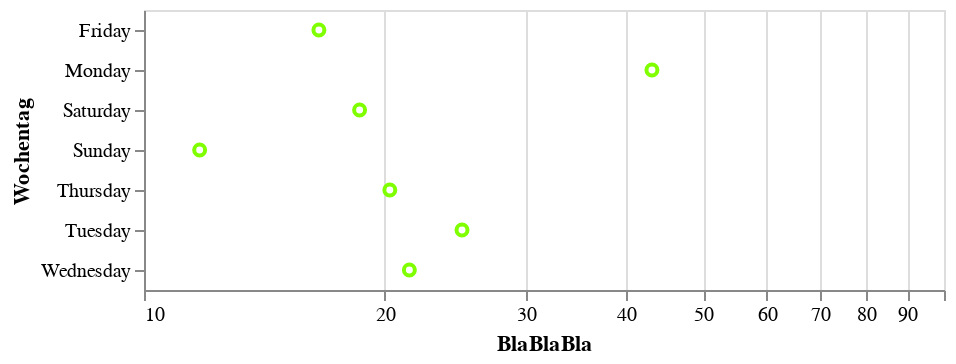

Notebook source saved alongside this figure:
### Code cell
# "Geoms" bzw. Marker design oder Achsen
alt.Chart(df).mark_point(color="chartreuse").encode( # jede CCS Color oder HEX Code
    alt.X("stdev(seconds_per_km)", title="BlaBlaBla", scale=alt.Scale(type="log")), # ginge auvh noch tiefer mit alt.Axis siehe bei Y-Achse
    alt.Y("day_of_week", axis=alt.Axis(title="Wochentag"))
)

### Figure 1 — Vega-Lite specification as saved in the notebook (floating-point values rounded to 4 significant figures)
{"$schema": "https://vega.github.io/schema/vega-lite/v4.8.1.json", "config": {"view": {"continuousHeight": 300, "continuousWidth": 400}}, "data": {"name": "data-31c7fd9393a38aac112a5c8ac5ad6139"}, "datasets": {"data-31c7fd9393a38aac112a5c8ac5ad6139": [{"Unnamed: 0": 182, "avgPace(/meter)": 0.3787, "calories(kcal)": 71, "date": "2022-01-10 20:39", "day_of_week": "Monday", "distance(m)": 1191, "distance_rounded": 1, "maxPace(/meter)": 7.246, "minPace(/meter)": 0.2501, "seconds_per_km": 380.4, "speed_per_km": "06:20.35", "sportTime(s)": 453, "startTime": "2022-01-10T13:39:17+00:00", "type": 1, "week": 2}, {"Unnamed: 0": 178, "avgPace(/meter)": 0.2878, "calories(kcal)": 60, "date": "2022-01-13 16:23", "day_of_week": "Thursday", "distance(m)": 1004, "distance_rounded": 1, "maxPace(/meter)": 2.342, "minPace(/meter)": 0.1982, "seconds_per_km": 288.8, "speed_per_km": "04:48.84", "sportTime(s)": 290, "startTime": "2022-01-13T09:23:16+00:00", "type": 1, "week": 2}, {"Unnamed: 0": 176, "avgPace(/meter)": 0.2637, "calories(kcal)": 39, "date": "2022-02-03 17:41", "day_of_week": "Thursday", "distance(m)": 1001, "distance_rounded": 1, "maxPace(/meter)": 0.609, "minPace(/meter)": 0.1993, "seconds_per_km": 264.7, "speed_per_km": "04:24.74", "sportTime(s)": 265, "startTime": "2022-02-03T10:41:12+00:00", "type": 1, "week": 5}, {"Unnamed: 0": 172, "avgPace(/meter)": 0.2803, "calories(kcal)": 50, "date": "2022-02-05 18:46", "day_of_week": "Saturday", "distance(m)": 1006, "distance_rounded": 1, "maxPace(/meter)": 0.6911, "minPace(/meter)": 0.229, "seconds_per_km": 281.3, "speed_per_km": "04:41.31", "sportTime(s)": 283, "startTime": "2022-02-05T11:46:47+00:00", "type": 1, "week": 5}, {"Unnamed: 0": 169, "avgPace(/meter)": 0.2675, "calories(kcal)": 34, "date": "2022-02-06 18:36", "day_of_week": "Sunday", "distance(m)": 1013, "distance_rounded": 1, "maxPace(/meter)": 0.6361, "minPace(/meter)": 0.2325, "seconds_per_km": 268.5, "speed_per_km": "04:28.51", "sportTime(s)": 272, "startTime": "2022-02-06T11:36:48+00:00", "type": 1, "week": 5}, {"Unnamed: 0": 166, "avgPace(/meter)": 0.26, "calories(kcal)": 39, "date": "2022-02-11 18:49", "day_of_week": "Friday", "distance(m)": 1004, "distance_rounded": 1, "maxPace(/meter)": 0.788, "minPace(/meter)": 0.198, "seconds_per_km": 262.9, "speed_per_km": "04:22.95", "sportTime(s)": 264, "startTime": "2022-02-11T11:49:54+00:00", "type": 1, "week": 6}, {"Unnamed: 0": 163, "avgPace(/meter)": 0.2552, "calories(kcal)": 44, "date": "2022-02-12 18:25", "day_of_week": "Saturday", "distance(m)": 1011, "distance_rounded": 1, "maxPace(/meter)": 0.5571, "minPace(/meter)": 0.1928, "seconds_per_km": 256.2, "speed_per_km": "04:16.18", "sportTime(s)": 259, "startTime": "2022-02-12T11:25:02+00:00", "type": 1, "week": 6}, {"Unnamed: 0": 161, "avgPace(/meter)": 0.255, "calories(kcal)": 37, "date": "2022-02-13 18:09", "day_of_week": "Sunday", "distance(m)": 1000, "distance_rounded": 1, "maxPace(/meter)": 0.576, "minPace(/meter)": 0.194, "seconds_per_km": 256, "speed_per_km": "04:16.00", "sportTime(s)": 256, "startTime": "2022-02-13T11:09:12+00:00", "type": 1, "week": 6}, {"Unnamed: 0": 157, "avgPace(/meter)": 0.2854, "calories(kcal)": 43, "date": "2022-02-14 18:50", "day_of_week": "Monday", "distance(m)": 1002, "distance_rounded": 1, "maxPace(/meter)": 0.7446, "minPace(/meter)": 0.2587, "seconds_per_km": 286.4, "speed_per_km": "04:46.43", "sportTime(s)": 287, "startTime": "2022-02-14T11:50:09+00:00", "type": 1, "week": 7}, {"Unnamed: 0": 155, "avgPace(/meter)": 0.2827, "calories(kcal)": 60, "date": "2022-02-16 18:12", "day_of_week": "Wednesday", "distance(m)": 1001, "distance_rounded": 1, "maxPace(/meter)": 2.165, "minPace(/meter)": 0.1834, "seconds_per_km": 283.7, "speed_per_km": "04:43.72", "sportTime(s)": 284, "startTime": "2022-02-16T11:12:40+00:00", "type": 1, "week": 7}, {"Unnamed: 0": 152, "avgPace(/meter)": 0.2793, "calories(kcal)": 55, "date": "2022-03-05 07:10", "day_of_week": "Saturday", "distance(m)": 1006, "distance_rounded": 1, "maxPace(/meter)": 0.6154, "minPace(/meter)": 0.2083, "seconds_per_km": 280.3, "speed_per_km": "04:40.32", "sportTime(s)": 282, "startTime": "2022-03-05T00:10:22+00:00", "type": 1, "week": 9}, {"Unnamed: 0": 150, "avgPace(/meter)": 0.2796, "calories(kcal)": 47, "date": "2022-03-18 18:26", "day_of_week": "Friday", "distance(m)": 1005, "distance_rounded": 1, "maxPace(/meter)": 0.8749, "minPace(/meter)": 0.2372, "seconds_per_km": 280.6, "speed_per_km": "04:40.60", "sportTime(s)": 282, "startTime": "2022-03-18T11:26:11+00:00", "type": 1, "week": 11}, {"Unnamed: 0": 146, "avgPace(/meter)": 0.2964, "calories(kcal)": 57, "date": "2022-03-28 18:45", "day_of_week": "Monday", "distance(m)": 1046, "distance_rounded": 1, "maxPace(/meter)": 0.639, "minPace(/meter)": 0.2149, "seconds_per_km": 297.3, "speed_per_km": "04:57.32", "sportTime(s)": 311, "startTime": "2022-03-28T11:45:13+00:00", "type": 1, "week": 13}, {"Unnamed: 0": 144, "avgPace(/meter)": 0.3011, "calories(kcal)": 57, "date": "2022-03-29 19:02", "day_of_week": "Tuesday", "distance(m)": 1003, "distance_rounded": 1, "maxPace(/meter)": 0.6835, "minPace(/meter)": 0.2301, "seconds_per_km": 302.1, "speed_per_km": "05:2.09", "sportTime(s)": 303, "startTime": "2022-03-29T12:02:25+00:00", "type": 1, "week": 13}, {"Unnamed: 0": 142, "avgPace(/meter)": 0.2837, "calories(kcal)": 49, "date": "2022-03-30 18:52", "day_of_week": "Wednesday", "distance(m)": 1001, "distance_rounded": 1, "maxPace(/meter)": 0.4753, "minPace(/meter)": 0.1658, "seconds_per_km": 284.7, "speed_per_km": "04:44.72", "sportTime(s)": 285, "startTime": "2022-03-30T11:52:16+00:00", "type": 1, "week": 13}, {"Unnamed: 0": 140, "avgPace(/meter)": 0.27, "calories(kcal)": 48, "date": "2022-04-04 17:57", "day_of_week": "Monday", "distance(m)": 1000, "distance_rounded": 1, "maxPace(/meter)": 0.7117, "minPace(/meter)": 0.2248, "seconds_per_km": 271, "speed_per_km": "04:31.00", "sportTime(s)": 271, "startTime": "2022-04-04T10:57:56+00:00", "type": 1, "week": 14}, {"Unnamed: 0": 137, "avgPace(/meter)": 0.273, "calories(kcal)": 51, "date": "2022-04-08 18:39", "day_of_week": "Friday", "distance(m)": 1000, "distance_rounded": 1, "maxPace(/meter)": 0.6707, "minPace(/meter)": 0.2315, "seconds_per_km": 274, "speed_per_km": "04:34.00", "sportTime(s)": 274, "startTime": "2022-04-08T11:39:28+00:00", "type": 1, "week": 14}, {"Unnamed: 0": 134, "avgPace(/meter)": 0.2744, "calories(kcal)": 45, "date": "2022-04-10 18:41", "day_of_week": "Sunday", "distance(m)": 1006, "distance_rounded": 1, "maxPace(/meter)": 0.6873, "minPace(/meter)": 0.2137, "seconds_per_km": 275.3, "speed_per_km": "04:35.35", "sportTime(s)": 277, "startTime": "2022-04-10T11:41:58+00:00", "type": 1, "week": 14}, {"Unnamed: 0": 131, "avgPace(/meter)": 0.277, "calories(kcal)": 44, "date": "2022-04-13 17:48", "day_of_week": "Wednesday", "distance(m)": 1000, "distance_rounded": 1, "maxPace(/meter)": 0.7634, "minPace(/meter)": 0.2038, "seconds_per_km": 278, "speed_per_km": "04:38.00", "sportTime(s)": 278, "startTime": "2022-04-13T10:48:11+00:00", "type": 1, "week": 15}, {"Unnamed: 0": 128, "avgPace(/meter)": 0.2756, "calories(kcal)": 39, "date": "2022-04-15 16:54", "day_of_week": "Friday", "distance(m)": 1005, "distance_rounded": 1, "maxPace(/meter)": 0.7968, "minPace(/meter)": 0.244, "seconds_per_km": 276.6, "speed_per_km": "04:36.62", "sportTime(s)": 278, "startTime": "2022-04-15T09:54:21+00:00", "type": 1, "week": 15}, {"Unnamed: 0": 125, "avgPace(/meter)": 0.2939, "calories(kcal)": 62, "date": "2022-04-26 18:40", "day_of_week": "Tuesday", "distance(m)": 1201, "distance_rounded": 1, "maxPace(/meter)": 1.115, "minPace(/meter)": 0.1997, "seconds_per_km": 294.8, "speed_per_km": "04:54.75", "sportTime(s)": 354, "startTime": "2022-04-26T11:40:21+00:00", "type": 1, "week": 17}, {"Unnamed: 0": 123, "avgPace(/meter)": 0.2685, "calories(kcal)": 48, "date": "2022-04-27 18:31", "day_of_week": "Wednesday", "distance(m)": 1002, "distance_rounded": 1, "maxPace(/meter)": 0.6803, "minPace(/meter)": 0.2187, "seconds_per_km": 269.5, "speed_per_km": "04:29.46", "sportTime(s)": 270, "startTime": "2022-04-27T11:31:56+00:00", "type": 1, "week": 17}, {"Unnamed: 0": 121, "avgPace(/meter)": 0.2774, "calories(kcal)": 50, "date": "2022-04-28 17:37", "day_of_week": "Thursday", "distance(m)": 1002, "distance_rounded": 1, "maxPace(/meter)": 0.8052, "minPace(/meter)": 0.221, "seconds_per_km": 278.4, "speed_per_km": "04:38.44", "sportTime(s)": 279, "startTime": "2022-04-28T10:37:51+00:00", "type": 1, "week": 17}, {"Unnamed: 0": 119, "avgPace(/meter)": 0.2974, "calories(kcal)": 89, "date": "2022-04-29 18:01", "day_of_week": "Friday", "distance(m)": 1651, "distance_rounded": 1, "maxPace(/meter)": 1.217, "minPace(/meter)": 0.2073, "seconds_per_km": 299.8, "speed_per_km": "04:59.82", "sportTime(s)": 495, "startTime": "2022-04-29T11:01:29+00:00", "type": 1, "week": 17}, {"Unnamed: 0": 117, "avgPace(/meter)": 0.2803, "calories(kcal)": 41, "date": "2022-05-01 16:48", "day_of_week": "Sunday", "distance(m)": 1006, "distance_rounded": 1, "maxPace(/meter)": 0.8224, "minPace(/meter)": 0.2239, "seconds_per_km": 281.3, "speed_per_km": "04:41.31", "sportTime(s)": 283, "startTime": "2022-05-01T09:48:50+00:00", "type": 1, "week": 17}, {"Unnamed: 0": 112, "avgPace(/meter)": 0.2761, "calories(kcal)": 42, "date": "2022-05-04 18:52", "day_of_week": "Wednesday", "distance(m)": 1007, "distance_rounded": 1, "maxPace(/meter)": 0.6135, "minPace(/meter)": 0.2112, "seconds_per_km": 277.1, "speed_per_km": "04:37.06", "sportTime(s)": 279, "startTime": "2022-05-04T11:52:29+00:00", "type": 1, "week": 18}, {"Unnamed: 0": 110, "avgPace(/meter)": 0.291, "calories(kcal)": 52, "date": "2022-05-05 18:15", "day_of_week": "Thursday", "distance(m)": 1000, "distance_rounded": 1, "maxPace(/meter)": 0.7042, "minPace(/meter)": 0.216, "seconds_per_km": 292, "speed_per_km": "04:52.00", "sportTime(s)": 292, "startTime": "2022-05-05T11:15:38+00:00", "type": 1, "week": 18}, {"Unnamed: 0": 107, "avgPace(/meter)": 0.2712, "calories(kcal)": 47, "date": "2022-05-06 17:16", "day_of_week": "Friday", "distance(m)": 1003, "distance_rounded": 1, "maxPace(/meter)": 0.7022, "minPace(/meter)": 0.2276, "seconds_per_km": 272.2, "speed_per_km": "04:32.18", "sportTime(s)": 273, "startTime": "2022-05-06T10:16:48+00:00", "type": 1, "week": 18}, {"Unnamed: 0": 104, "avgPace(/meter)": 0.278, "calories(kcal)": 52, "date": "2022-05-07 16:47", "day_of_week": "Saturday", "distance(m)": 1040, "distance_rounded": 1, "maxPace(/meter)": 212, "minPace(/meter)": 0.2129, "seconds_per_km": 278.8, "speed_per_km": "04:38.85", "sportTime(s)": 290, "startTime": "2022-05-07T09:47:30+00:00", "type": 1, "week": 18}, {"Unnamed: 0": 102, "avgPace(/meter)": 0.279, "calories(kcal)": 56, "date": "2022-05-08 18:24", "day_of_week": "Sunday", "distance(m)": 1026, "distance_rounded": 1, "maxPace(/meter)": 225, "minPace(/meter)": 0.2221, "seconds_per_km": 279.7, "speed_per_km": "04:39.73", "sportTime(s)": 287, "startTime": "2022-05-08T11:24:19+00:00", "type": 1, "week": 18}, {"Unnamed: 0": 99, "avgPace(/meter)": 0.278, "calories(kcal)": 59, "date": "2022-05-12 18:36", "day_of_week": "Thursday", "distance(m)": 1007, "distance_rounded": 1, "maxPace(/meter)": 178, "minPace(/meter)": 0.1781, "seconds_per_km": 279.0, "speed_per_km": "04:39.05", "sportTime(s)": 281, "startTime": "2022-05-12T11:36:50+00:00", "type": 1, "week": 19}, {"Unnamed: 0": 96, "avgPace(/meter)": 0.283, "calories(kcal)": 55, "date": "2022-05-13 18:36", "day_of_week": "Friday", "distance(m)": 1024, "distance_rounded": 1, "maxPace(/meter)": 201, "minPace(/meter)": 0.2015, "seconds_per_km": 284.2, "speed_per_km": "04:44.18", "sportTime(s)": 291, "startTime": "2022-05-13T11:36:23+00:00", "type": 1, "week": 19}, {"Unnamed: 0": 92, "avgPace(/meter)": 0.273, "calories(kcal)": 51, "date": "2022-05-15 18:36", "day_of_week": "Sunday", "distance(m)": 1028, "distance_rounded": 1, "maxPace(/meter)": 197, "minPace(/meter)": 0.1974, "seconds_per_km": 273.3, "speed_per_km": "04:33.35", "sportTime(s)": 281, "startTime": "2022-05-15T11:36:24+00:00", "type": 1, "week": 19}, {"Unnamed: 0": 89, "avgPace(/meter)": 0.288, "calories(kcal)": 63, "date": "2022-05-16 18:31", "day_of_week": "Monday", "distance(m)": 1046, "distance_rounded": 1, "maxPace(/meter)": 210, "minPace(/meter)": 0.2106, "seconds_per_km": 288.7, "speed_per_km": "04:48.72", "sportTime(s)": 302, "startTime": "2022-05-16T11:31:34+00:00", "type": 1, "week": 20}, {"Unnamed: 0": 86, "avgPace(/meter)": 0.293, "calories(kcal)": 63, "date": "2022-05-17 18:15", "day_of_week": "Tuesday", "distance(m)": 1049, "distance_rounded": 1, "maxPace(/meter)": 237, "minPace(/meter)": 0.2227, "seconds_per_km": 293.6, "speed_per_km": "04:53.61", "sportTime(s)": 308, "startTime": "2022-05-17T11:15:00+00:00", "type": 1, "week": 20}, {"Unnamed: 0": 82, "avgPace(/meter)": 0.2841, "calories(kcal)": 50.03, "date": "2022-05-21 20:48", "day_of_week": "Saturday", "distance(m)": 1003, "distance_rounded": 1, "maxPace(/meter)": 0.6219, "minPace(/meter)": 0.2232, "seconds_per_km": 286.1, "speed_per_km": "04:46.14", "sportTime(s)": 287, "startTime": "2022-05-21T13:48:24+00:00", "type": 1, "week": 20}, {"Unnamed: 0": 79, "avgPace(/meter)": 0.265, "calories(kcal)": 44.08, "date": "2022-05-22 17:22", "day_of_week": "Sunday", "distance(m)": 1000, "distance_rounded": 1, "maxPace(/meter)": 0.815, "minPace(/meter)": 0.2136, "seconds_per_km": 267, "speed_per_km": "04:27.00", "sportTime(s)": 267, "startTime": "2022-05-22T10:22:47+00:00", "type": 1, "week": 20}, {"Unnamed: 0": 76, "avgPace(/meter)": 0.265, "calories(kcal)": 50.33, "date": "2022-05-23 18:46", "day_of_week": "Monday", "distance(m)": 1000, "distance_rounded": 1, "maxPace(/meter)": 0.668, "minPace(/meter)": 0.2187, "seconds_per_km": 267, "speed_per_km": "04:27.00", "sportTime(s)": 267, "startTime": "2022-05-23T11:46:59+00:00", "type": 1, "week": 21}, {"Unnamed: 0": 73, "avgPace(/meter)": 0.2647, "calories(kcal)": 44.15, "date": "2022-05-24 18:54", "day_of_week": "Tuesday", "distance(m)": 1001, "distance_rounded": 1, "maxPace(/meter)": 0.9251, "minPace(/meter)": 0.2227, "seconds_per_km": 266.7, "speed_per_km": "04:26.73", "sportTime(s)": 267, "startTime": "2022-05-24T11:54:01+00:00", "type": 1, "week": 21}, {"Unnamed: 0": 70, "avgPace(/meter)": 0.2353, "calories(kcal)": 40.81, "date": "2022-05-25 17:56", "day_of_week": "Wednesday", "distance(m)": 1003, "distance_rounded": 1, "maxPace(/meter)": 0.9066, "minPace(/meter)": 0.1197, "seconds_per_km": 240.3, "speed_per_km": "04:0.28", "sportTime(s)": 241, "startTime": "2022-05-25T10:56:04+00:00", "type": 1, "week": 21}, {"Unnamed: 0": 67, "avgPace(/meter)": 0.2622, "calories(kcal)": 53.12, "date": "2022-05-26 17:17", "day_of_week": "Thursday", "distance(m)": 1003, "distance_rounded": 1, "maxPace(/meter)": 0.558, "minPace(/meter)": 0.1968, "seconds_per_km": 264.2, "speed_per_km": "04:24.21", "sportTime(s)": 265, "startTime": "2022-05-26T10:17:38+00:00", "type": 1, "week": 21}, {"Unnamed: 0": 64, "avgPace(/meter)": 0.2742, "calories(kcal)": 43.04, "date": "2022-05-27 18:35", "day_of_week": "Friday", "distance(m)": 1003, "distance_rounded": 1, "maxPace(/meter)": 0.757, "minPace(/meter)": 0.2449, "seconds_per_km": 276.2, "speed_per_km": "04:36.17", "sportTime(s)": 277, "startTime": "2022-05-27T11:35:19+00:00", "type": 1, "week": 21}, {"Unnamed: 0": 61, "avgPace(/meter)": 0.2677, "calories(kcal)": 51.33, "date": "2022-05-28 17:39", "day_of_week": "Saturday", "distance(m)": 1005, "distance_rounded": 1, "maxPace(/meter)": 0.6452, "minPace(/meter)": 0.2224, "seconds_per_km": 269.7, "speed_per_km": "04:29.65", "sportTime(s)": 271, "startTime": "2022-05-28T10:39:29+00:00", "type": 1, "week": 21}, {"Unnamed: 0": 58, "avgPace(/meter)": 0.251, "calories(kcal)": 41, "date": "2022-05-29 18:19", "day_of_week": "Sunday", "distance(m)": 1000, "distance_rounded": 1, "maxPace(/meter)": 0.4274, "minPace(/meter)": 0.1839, "seconds_per_km": 253, "speed_per_km": "04:13.00", "sportTime(s)": 253, "startTime": "2022-05-29T11:19:12+00:00", "type": 1, "week": 21}, {"Unnamed: 0": 55, "avgPace(/meter)": 0.25, "calories(kcal)": 48.92, "date": "2022-05-30 18:55", "day_of_week": "Monday", "distance(m)": 1004, "distance_rounded": 1, "maxPace(/meter)": 0.4058, "minPace(/meter)": 0.1746, "seconds_per_km": 252.0, "speed_per_km": "04:11.99", "sportTime(s)": 253, "startTime": "2022-05-30T11:55:16+00:00", "type": 1, "week": 22}, {"Unnamed: 0": 52, "avgPace(/meter)": 0.2575, "calories(kcal)": 49.91, "date": "2022-05-31 18:42", "day_of_week": "Tuesday", "distance(m)": 1006, "distance_rounded": 1, "maxPace(/meter)": 0.5513, "minPace(/meter)": 0.203, "seconds_per_km": 259.4, "speed_per_km": "04:19.44", "sportTime(s)": 261, "startTime": "2022-05-31T11:42:33+00:00", "type": 1, "week": 22}, {"Unnamed: 0": 49, "avgPace(/meter)": 0.2483, "calories(kcal)": 45.2, "date": "2022-06-03 18:03", "day_of_week": "Friday", "distance(m)": 1003, "distance_rounded": 1, "maxPace(/meter)": 0.8258, "minPace(/meter)": 0.1627, "seconds_per_km": 250.2, "speed_per_km": "04:10.25", "sportTime(s)": 251, "startTime": "2022-06-03T11:03:24+00:00", "type": 1, "week": 22}, {"Unnamed: 0": 46, "avgPace(/meter)": 0.2428, "calories(kcal)": 51.81, "date": "2022-06-04 18:38", "day_of_week": "Saturday", "distance(m)": 1001, "distance_rounded": 1, "maxPace(/meter)": 0.5981, "minPace(/meter)": 0.2102, "seconds_per_km": 244.8, "speed_per_km": "04:4.76", "sportTime(s)": 245, "startTime": "2022-06-04T11:38:21+00:00", "type": 1, "week": 22}, {"Unnamed: 0": 43, "avgPace(/meter)": 0.2348, "calories(kcal)": 30.82, "date": "2022-06-11 17:38", "day_of_week": "Saturday", "distance(m)": 1001, "distance_rounded": 1, "maxPace(/meter)": 0.5176, "minPace(/meter)": 0.1971, "seconds_per_km": 236.8, "speed_per_km": "03:56.76", "sportTime(s)": 237, "startTime": "2022-06-11T10:38:27+00:00", "type": 1, "week": 23}, {"Unnamed: 0": 39, "avgPace(/meter)": 0.2475, "calories(kcal)": 51.79, "date": "2022-06-12 17:47", "day_of_week": "Sunday", "distance(m)": 1006, "distance_rounded": 1, "maxPace(/meter)": 0.6472, "minPace(/meter)": 0.2005, "seconds_per_km": 249.5, "speed_per_km": "04:9.50", "sportTime(s)": 251, "startTime": "2022-06-12T10:47:29+00:00", "type": 1, "week": 23}, {"Unnamed: 0": 36, "avgPace(/meter)": 0.2562, "calories(kcal)": 56.05, "date": "2022-06-14 19:03", "day_of_week": "Tuesday", "distance(m)": 1003, "distance_rounded": 1, "maxPace(/meter)": 0.5627, "minPace(/meter)": 0.1935, "seconds_per_km": 258.2, "speed_per_km": "04:18.23", "sportTime(s)": 259, "startTime": "2022-06-14T12:03:23+00:00", "type": 1, "week": 24}, {"Unnamed: 0": 32, "avgPace(/meter)": 0.2443, "calories(kcal)": 47.92, "date": "2022-06-15 18:46", "day_of_week": "Wednesday", "distance(m)": 1011, "distance_rounded": 1, "maxPace(/meter)": 0.5219, "minPace(/meter)": 0.1885, "seconds_per_km": 246.3, "speed_per_km": "04:6.29", "sportTime(s)": 249, "startTime": "2022-06-15T11:46:25+00:00", "type": 1, "week": 24}, {"Unnamed: 0": 27, "avgPace(/meter)": 0.2405, "calories(kcal)": 33.65, "date": "2022-06-16 18:03", "day_of_week": "Thursday", "distance(m)": 1002, "distance_rounded": 1, "maxPace(/meter)": 0.5764, "minPace(/meter)": 0.1971, "seconds_per_km": 242.5, "speed_per_km": "04:2.51", "sportTime(s)": 243, "startTime": "2022-06-16T11:03:28+00:00", "type": 1, "week": 24}, {"Unnamed: 0": 23, "avgPace(/meter)": 0.2405, "calories(kcal)": 48.66, "date": "2022-06-17 18:03", "day_of_week": "Friday", "distance(m)": 1002, "distance_rounded": 1, "maxPace(/meter)": 0.4713, "minPace(/meter)": 0.1802, "seconds_per_km": 242.5, "speed_per_km": "04:2.51", "sportTime(s)": 243, "startTime": "2022-06-17T11:03:58+00:00", "type": 1, "week": 24}, {"Unnamed: 0": 18, "avgPace(/meter)": 0.2428, "calories(kcal)": 45, "date": "2022-06-21 19:23", "day_of_week": "Tuesday", "distance(m)": 1009, "distance_rounded": 1, "maxPace(/meter)": 0.5322, "minPace(/meter)": 0.1881, "seconds_per_km": 244.8, "speed_per_km": "04:4.80", "sportTime(s)": 247, "startTime": "2022-06-21T12:23:33+00:00", "type": 1, "week": 25}, {"Unnamed: 0": 15, "avgPace(/meter)": 0.2423, "calories(kcal)": 49.76, "date": "2022-06-23 18:16", "day_of_week": "Thursday", "distance(m)": 1003, "distance_rounded": 1, "maxPace(/meter)": 0.627, "minPace(/meter)": 0.1883, "seconds_per_km": 244.3, "speed_per_km": "04:4.27", "sportTime(s)": 245, "startTime": "2022-06-23T11:16:47+00:00", "type": 1, "week": 25}, {"Unnamed: 0": 10, "avgPace(/meter)": 0.2365, "calories(kcal)": 48.67, "date": "2022-06-27 18:45", "day_of_week": "Monday", "distance(m)": 1002, "distance_rounded": 1, "maxPace(/meter)": 0.6246, "minPace(/meter)": 0.1815, "seconds_per_km": 238.5, "speed_per_km": "03:58.52", "sportTime(s)": 239, "startTime": "2022-06-27T11:45:38+00:00", "type": 1, "week": 26}, {"Unnamed: 0": 7, "avgPace(/meter)": 0.2323, "calories(kcal)": 39.65, "date": "2022-06-28 18:07", "day_of_week": "Tuesday", "distance(m)": 1003, "distance_rounded": 1, "maxPace(/meter)": 0.4755, "minPace(/meter)": 0.1836, "seconds_per_km": 234.3, "speed_per_km": "03:54.30", "sportTime(s)": 235, "startTime": "2022-06-28T11:07:21+00:00", "type": 1, "week": 26}, {"Unnamed: 0": 4, "avgPace(/meter)": 0.2283, "calories(kcal)": 33.62, "date": "2022-06-29 19:02", "day_of_week": "Wednesday", "distance(m)": 1003, "distance_rounded": 1, "maxPace(/meter)": 0.5453, "minPace(/meter)": 0.1936, "seconds_per_km": 230.3, "speed_per_km": "03:50.31", "sportTime(s)": 231, "startTime": "2022-06-29T12:02:34+00:00", "type": 1, "week": 26}, {"Unnamed: 0": 1, "avgPace(/meter)": 0.2368, "calories(kcal)": 36.82, "date": "2022-06-30 19:31", "day_of_week": "Thursday", "distance(m)": 1001, "distance_rounded": 1, "maxPace(/meter)": 0.6545, "minPace(/meter)": 0.1648, "seconds_per_km": 238.8, "speed_per_km": "03:58.76", "sportTime(s)": 239, "startTime": "2022-06-30T12:31:18+00:00", "type": 1, "week": 26}]}, "encoding": {"x": {"aggregate": "stdev", "field": "seconds_per_km", "scale": {"type": "log"}, "title": "BlaBlaBla", "type": "quantitative"}, "y": {"axis": {"title": "Wochentag"}, "field": "day_of_week", "type": "nominal"}}, "mark": {"color": "chartreuse", "type": "point"}}
